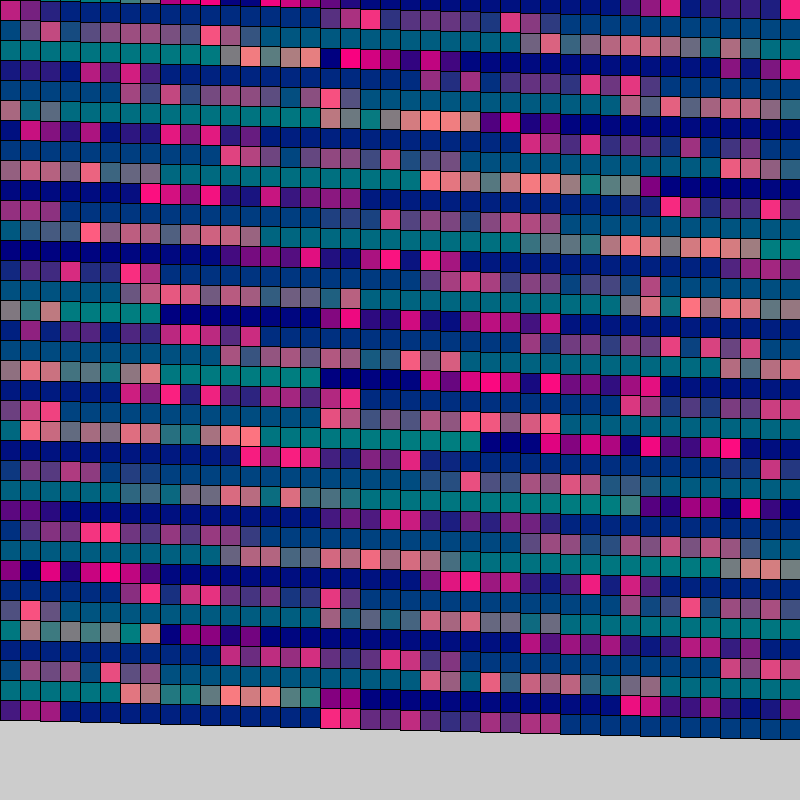
Frame 1 (no input)
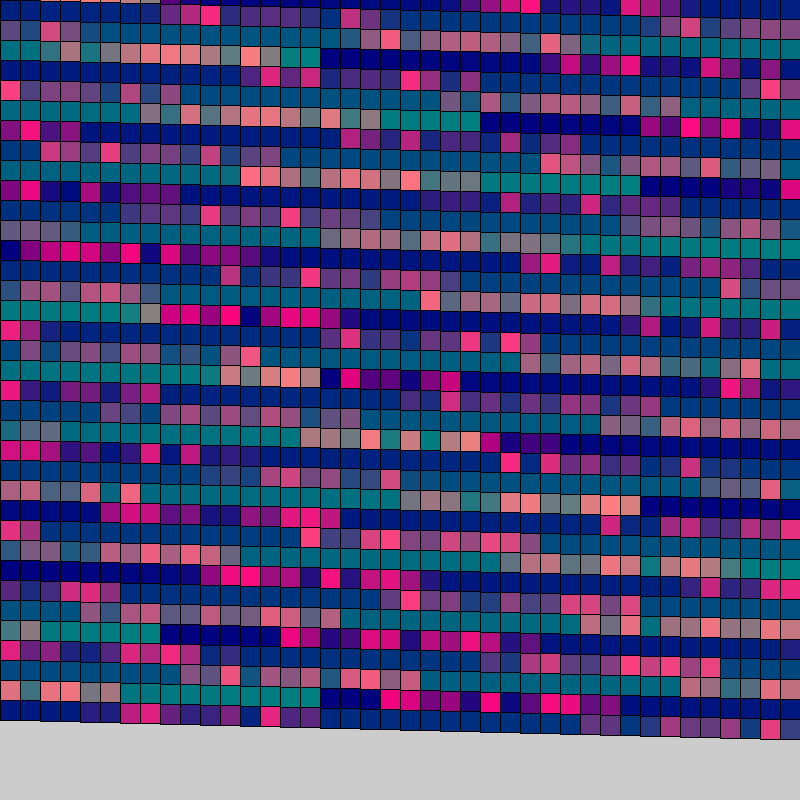
Frame 60 (the mouse pressed at the canvas centre just before this capture)
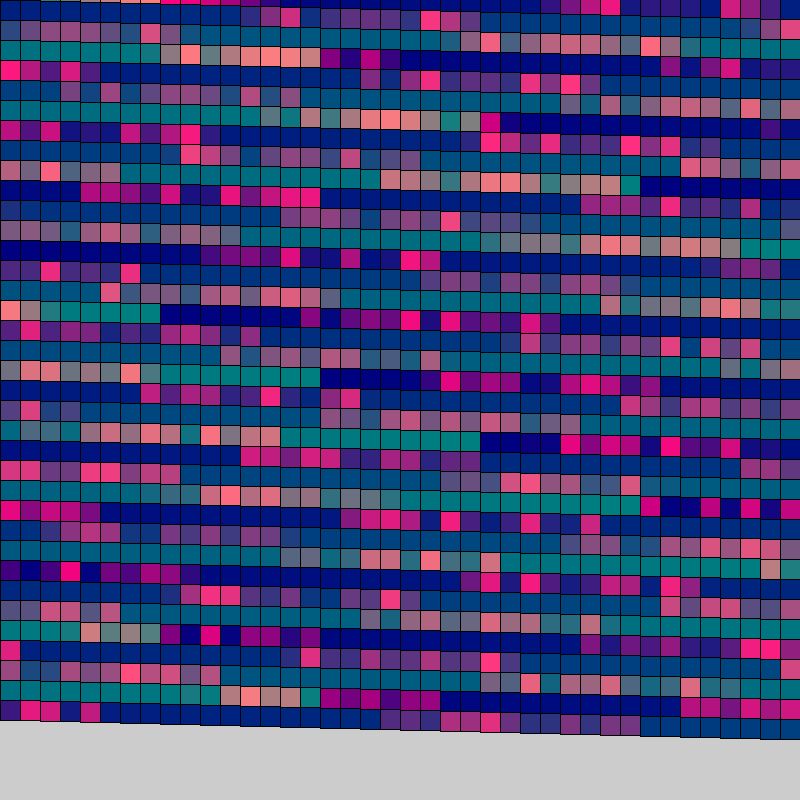
Frame 120 (the mouse held since frame 60 and released just before this capture)

The Processing sketch that drew these frames (run headless with seeded random() and noise(); from frame 60 on, the mouse is pressed at the canvas centre):

// Processing sketch: boxWave
// ── boxWave.pde
float grid = 1600;
float row = sqrt(grid);
float size;

float a = 0;
float inc = TWO_PI/25.0;

PShape group;

void setup(){
  size(800, 800);
  size = height/row;
  println(row);
  println(size);
}

void draw(){
translate(0,-80);
fill(#ffffff,20);
rect(0,0,width, height); 
 
for(float i=0;i<grid;i++){
 float x = (i%row) * size;
 float y = (i/row) * size;
 
 fill((i*sin(a))*2%255,i%128, 128);
 rect(x,y,size,size);
 a += inc;
  println(x);
 // println(y);
  
  }
 
  
}
